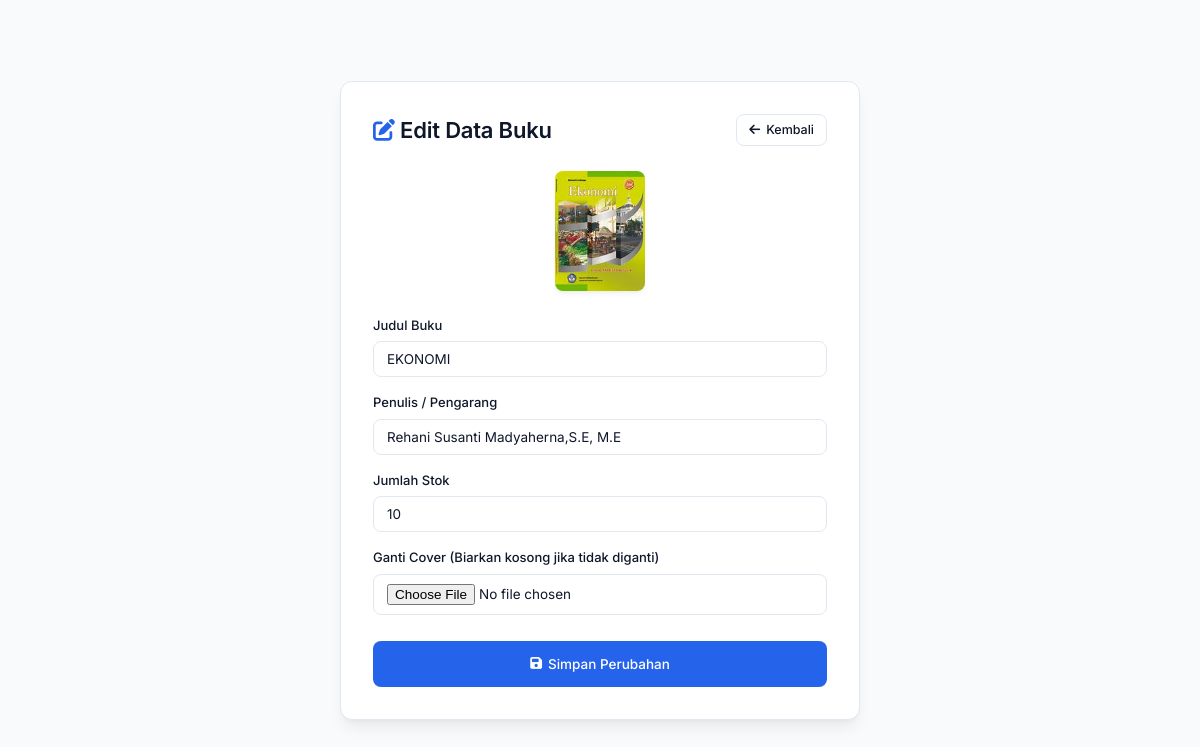
Page /edit_buku.php?id=22 (signed in) on the committed database.
### tables this page shows
CREATE TABLE `buku` (
  `id` int NOT NULL AUTO_INCREMENT,
  `judul` varchar(200) DEFAULT NULL,
  `penulis` varchar(100) DEFAULT NULL,
  `penerbit` varchar(100) DEFAULT NULL,
  `tahun` int DEFAULT NULL,
  `stok` int DEFAULT NULL,
  `gambar` varchar(255) DEFAULT NULL,
  PRIMARY KEY (`id`)
);

### edit_buku.php (the view, shortened to what this page needs)
<?php
include 'koneksi.php';
$id = $_GET['id'];
$data = mysqli_query($conn, "SELECT * FROM buku WHERE id='$id'");
$b = mysqli_fetch_assoc($data);
?>
<!DOCTYPE html>
<html lang="id" data-theme="dark">
<head>
    <link rel="stylesheet" href="assets/css/style.css">
    <link rel="stylesheet" href="https://cdnjs.cloudflare.com/ajax/libs/font-awesome/6.4.0/css/all.min.css">
</head>
<body>
<div class="form-card">
    <div style="display: flex; justify-content: space-between; align-items: center; margin-bottom: 24px;">
        <h3 style="font-size: 22px;"><i class="fa-solid fa-pen-to-square" style="color: var(--primary);"></i> Edit Data Buku</h3>
        <a href="admin.php?page=buku" class="btn btn-secondary btn-sm"><i class="fa-solid fa-arrow-left"></i> Kembali</a>
    </div>
    <div style="text-align: center; margin-bottom: 20px;">
        <img src="assets/img/<?= htmlspecialchars($b['gambar'] ?: 'default.jpg') ?>"
             style="width: 90px; height: 120px; object-fit: cover; border-radius: var(--radius-md); box-shadow: var(--shadow-md);"
             onerror="this.src='assets/img/default.jpg'">
    </div>
    <form method="POST" enctype="multipart/form-data">
        <div class="form-group">
            <label class="form-label">Judul Buku</label>
            <input type="text" name="judul" class="form-control" value="<?= htmlspecialchars($b['judul']) ?>" required>
        </div>
        <div class="form-group">
            <label class="form-label">Penulis / Pengarang</label>
            <input type="text" name="penulis" class="form-control" value="<?= htmlspecialchars($b['penulis']) ?>" required>
        </div>
        <div class="form-group">
            <label class="form-label">Jumlah Stok</label>
            <input type="number" name="stok" class="form-control" value="<?= $b['stok'] ?>" min="0" required>
        </div>
        <div class="form-group">
            <label class="form-label">Ganti Cover (Biarkan kosong jika tidak diganti)</label>
            <input type="file" name="gambar" class="form-control" accept="image/*">
        </div>
        <button type="submit" name="update" class="btn btn-primary" style="width: 100%; padding: 14px; margin-top: 10px;">
            <i class="fa-solid fa-floppy-disk"></i> Simpan Perubahan
        </button>
    </form>
</div>
</body>
</html>

### assets/css/style.css (style rules this page uses)
:root { --primary: #2563eb; --primary-hover: #1d4ed8; --primary-light: #eff6ff; --bg-main: #f8fafc; --bg-card: #ffffff; --bg-card-hover: #f1f5f9; --bg-sidebar: #0f172a; --bg-navbar: #ffffff; --text-main: #0f172a; --text-muted: #64748b; --text-dim: #94a3b8; --border-color: #e2e8f0; --border-highlight: #cbd5e1; --success: #16a34a; --success-bg: #f0fdf4; --warning: #d97706; --warning-bg: #fffbe6; --danger: #dc2626; --danger-bg: #fef2f2; --info: #0284c7; --info-bg: #f0f9ff; --shadow-sm: 0 1px 2px 0 rgba(0, 0, 0, 0.05); --shadow-md: 0 4px 6px -1px rgba(0, 0, 0, 0.05), 0 2px 4px -2px rgba(0, 0, 0, 0.05); --shadow-lg: 0 10px 15px -3px rgba(0, 0, 0, 0.07), 0 4px 6px -4px rgba(0, 0, 0, 0.05); --radius-sm: 6px; --radius-md: 8px; --radius-lg: 12px; --radius-full: 9999px; --transition: all 0.2s cubic-bezier(0.4, 0, 0.2, 1); }
* { margin: 0; padding: 0; box-sizing: border-box; font-family: 'Inter', -apple-system, BlinkMacSystemFont, sans-serif; }
body { background-color: var(--bg-main); color: var(--text-main); min-height: 100vh; display: flex; font-size: 14px; line-height: 1.5; -webkit-font-smoothing: antialiased; }
h1, h2, h3, h4, h5, h6 { font-weight: 600; color: var(--text-main); letter-spacing: -0.01em; }
a { color: inherit; text-decoration: none; }
.btn { display: inline-flex; align-items: center; justify-content: center; gap: 6px; padding: 8px 16px; border-radius: var(--radius-md); font-size: 13.5px; font-weight: 500; border: 1px solid transparent; cursor: pointer; transition: var(--transition); text-decoration: none; }
.btn-primary { background: var(--primary); color: #ffffff; }
.btn-secondary { background: var(--bg-card); border-color: var(--border-color); color: var(--text-main); }
.btn-sm { padding: 6px 12px; font-size: 12.5px; }
.form-group { margin-bottom: 16px; }
.form-label { display: block; font-size: 13px; font-weight: 500; color: var(--text-main); margin-bottom: 6px; }
.form-control { width: 100%; padding: 9px 13px; background: var(--bg-card); border: 1px solid var(--border-color); border-radius: var(--radius-md); color: var(--text-main); font-size: 13.5px; outline: none; transition: var(--transition); }

### edit_buku.php (style rules this page uses)
body { display: flex; align-items: center; justify-content: center; min-height: 100vh; padding: 20px; }
.form-card { background: var(--bg-card); border: 1px solid var(--border-color); border-radius: var(--radius-lg); width: 100%; max-width: 520px; padding: 32px; box-shadow: var(--shadow-lg); }

### rows in the picture
buku: gambar (picture), judul "EKONOMI", penulis "Rehani Susanti Madyaherna,S.E, M.E", stok "10"
